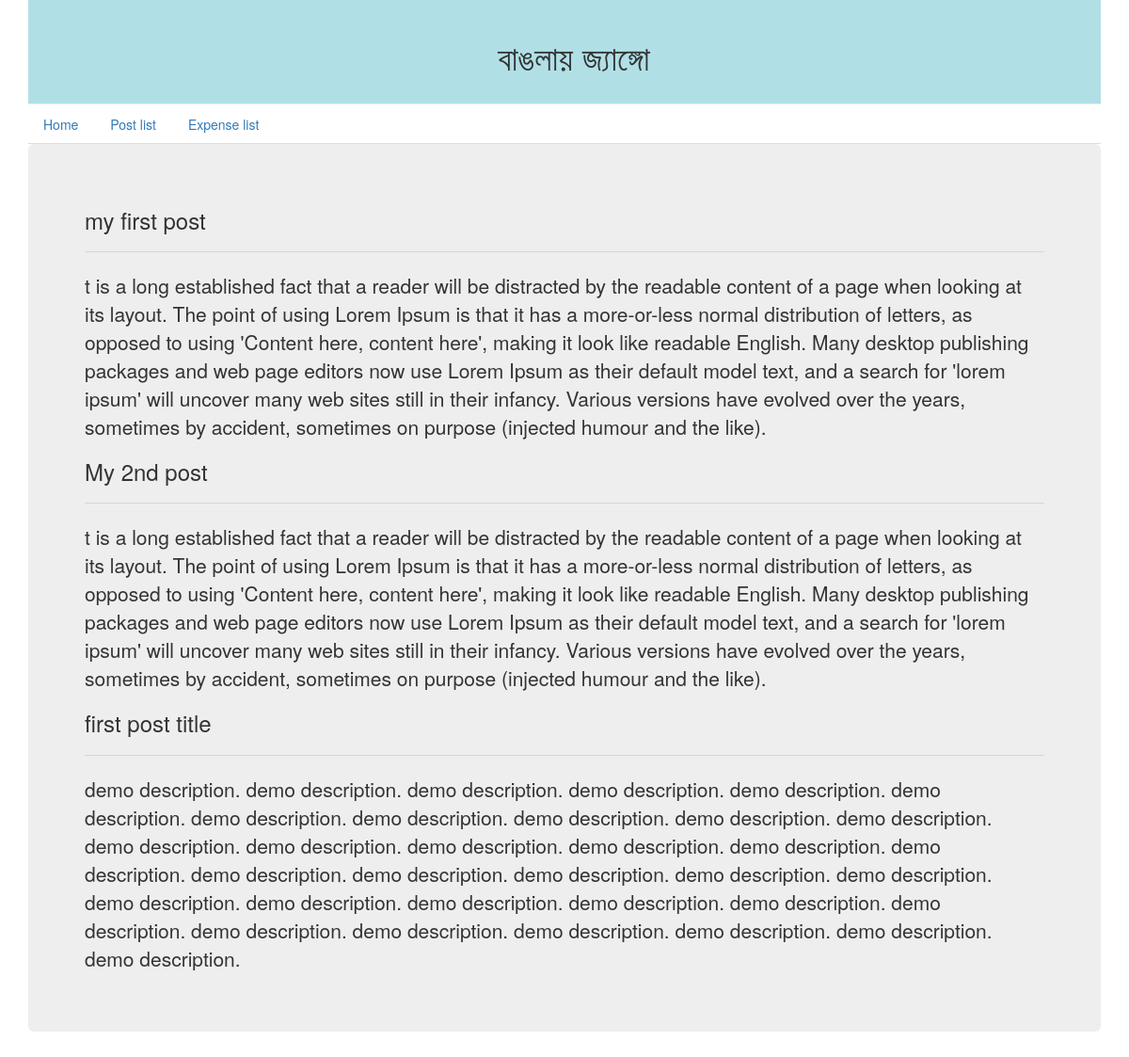
The app's page /blog/home/, older data.
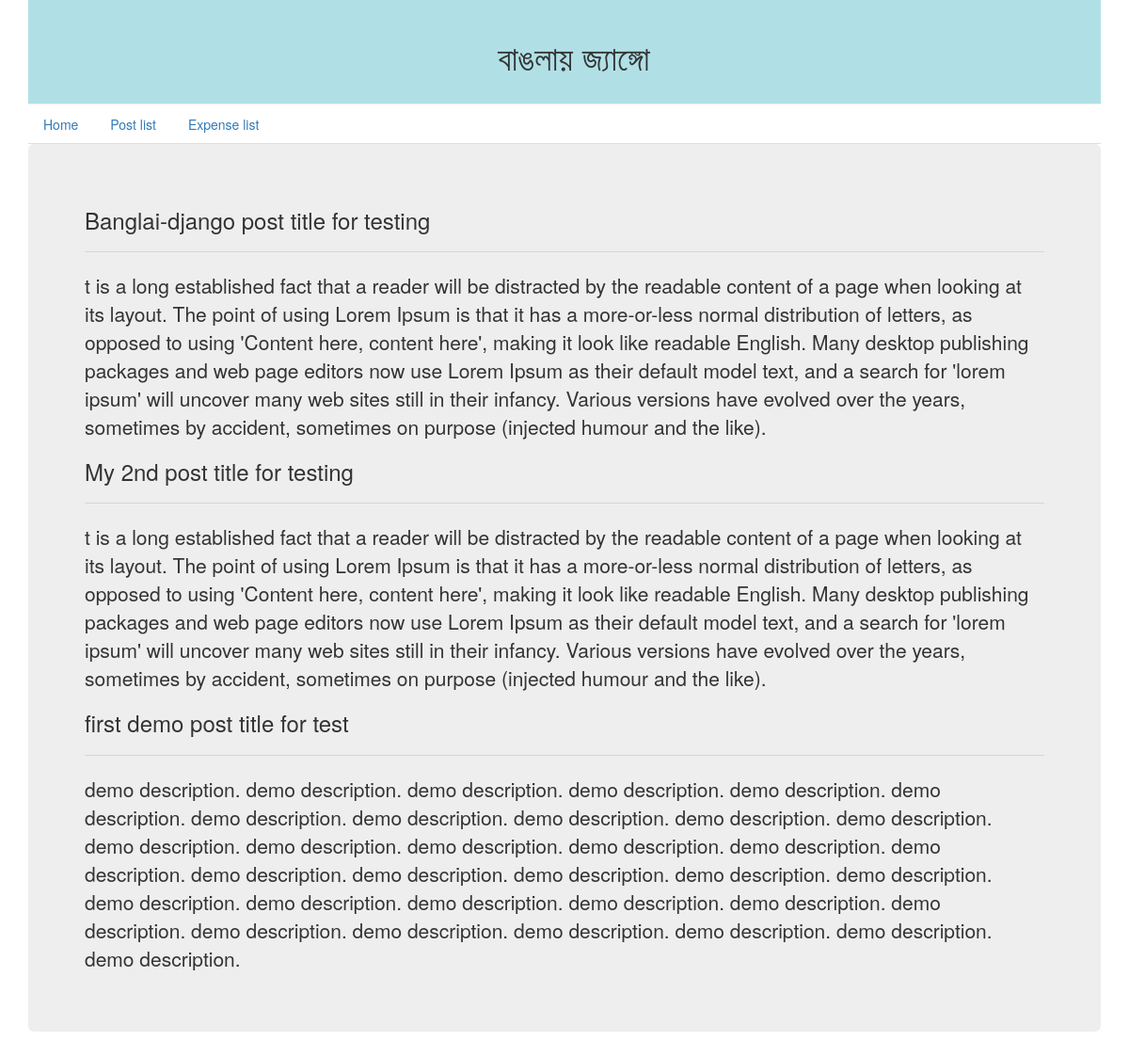
The same page, newer data.
### blog_post/models.py (models this page shows, shortened)
class Post(models.Model):
    title = models.CharField(max_length=100)
    description = models.TextField()

### blog_post/views.py (the view)
# urls.py: url(r'^blog/', include('blog_post.urls'), name='home'),
def home(request):
    all_post = Post.objects.all()
    return render(request, 'index.html', {'all_post_list': all_post})

### templates/index.html
{% extends 'base.html' %}
{% block content %}
{% for post in all_post_list %}
    <h3>{{ post.title }}</h3>
    <hr>
    <p>{{  post.description }}</p>
{% endfor %}
{% endblock %}

Row changes from the older to the newer data that the page shows:
changed Post: title "my first post" → "Banglai-django post title for testing"
changed Post: title "My 2nd post" → "My 2nd post title for testing"
changed Post: title "first post title" → "first demo post title for test"
